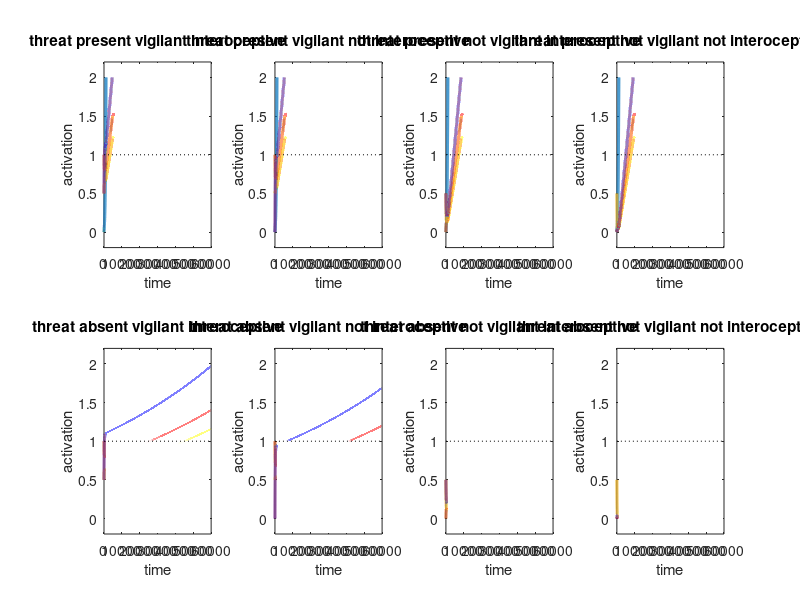

Here is the MATLAB script that generated this plot:
function tstats=dynamical_pc_model(psychstates,graphics)
% conceptual model to show why / how we shut down
% conceptual mechanisms
%   we don't like internal or external pain
%   so we are vigilant for external pain until the internal pain of it becomes too much
%      and we shut down internal pain / experience

if nargin<1, psychstates={'wellregulated'}; end
if nargin<2, graphics=1; end

if ~iscell(psychstates)
  psychstates={psychstates};
end

%comment

global gwmat gstartstate ginstates typetest;

tstats.psychstates=psychstates;
%%%%%%%%%%%%%%%%%%%%%%%%%%%%%%%%%%%%%%%%%%%%%%%%%%%%%%%%
%% initialize the network for healthy and ruminative and BADA people
nodenames={'threat','vigilance','avoidance','interoceptive'};
tstats.nodenames=nodenames;
% over the diagonal is feed forward
% under the diagonal is feed backward
%healthywmat=[ 1        .5        0        0   ;   % external threat
%              0         1       .5        0   ;   % Salience/vigilance/rum
%	          -1       -.5        1        0   ;   % avoidance/control
%              0        .5        0.3      1  ];   % interoception

momentum=.001;
timelimit=60000;
stimtime=60000;
noisemag=0;
%decvec=[0 -.0002 -.0002 0]; % natural decay in absence of stimuli
decvec=[0 0 0 0];
%noisemag=0.0001; % tiny noise completely changes the network - adds threat
                  % where there is none

%%%%%%%%%%%%%%%%%%%%%%%%%%%%%%%%%%%%%%%%%%%%%%%%%%%%%%%%%%%%%%%%
%% states we will model

% where we start - there should be eight combinations of possible scenarios
% because we have three different variables: so 2^3 = 8

startstate=[0  1  0.5  0.5 ; % threat present vigilant int
 	        0  1  0.5  0   ; % threat present vigilant not int
	        0  0  0.5  0.5 ; % threat present not vigilant int
	        0  0  0.5    0 ; % threat present not vigilant not int
            0  1  0.5  0.5 ; % threat absent vigilant int
	        0  1  0.5    0 ; % threat absent vigilant not int
            0  0  0.5  0.5 ; % threat absent not vigilant int
            0  0  0.5    0 ]; % threat absent not vigilant not int

instates=[.1 0 0 0 ; % threat present vigilant int
	      .1 0 0 0 ; % threat present vigilant not int
	      .1 0 0 0 ; % threat present not vigilant int
	      .1 0 0 0 ; % threat present vigilant
           0 0 0 0 ; % threat present not vigilant not int
	       0 0 0 0 ; % threat absent vigilant int
           0 0 0 0 ; % threat absent not vigilant int
           0 0 0 0 ]; % threat absent not vigilant not int

% used to denote what type of stimulus user is presented...
% criticism indicates that they will recieve threat at beginning and
% halfway through recording
type = 'standard';

% where we start
% startstate=[0  0  0.5  0.5 ; % threat absent not vigilant w int
%  	        0  0  0.5  0.5 ; % threat present not vigilant w int
% 	        0  1  0.5  0.5 ; % threat absent vigilant w int
% 	        0  1  0.5    0 ; % threat present vigilant w/o int
%             0  0  0.5    0 ; % threat absent vigilant w/o int
% 	        0  0  0.5    0 ]; % threat present vigilant w/o int

% what comes in
% instates= [0 0 0 0 ; % threat absent not vigilant
% 	      .1 0 0 0 ; % threat present not vigilant
% 	       0 0 0 0 ; % threat absent vigilant
% 	      .1 0 0 0 ; % threat present vigilant
%            0 0 0 0 ; % threat absent vigilant
% 	      .1 0 0 0 ]; % threat present vigilant


instatenames={'threat present vigilant interoceptive','threat present vigilant not interoceptive','threat present not vigilant interoceptive','threat present not vigilant not interoceptive', 'threat absent vigilant interoceptive', 'threat absent vigilant not interoceptive','threat absent not vigilant interoceptive', 'threat absent not vigilant not interoceptive'};
%%%%%%%%%%%%%%%%%%%%%%%%%%%%%%%%%%%%%%%%%%%%%%%%%%%%%%%
wthreatthreat=[1 1];
wthreatvigilance=[1 2];
wthreatavoid=[1 3];
wvigilancethreat=[2 1];
wvigilancevigilance=[2 2];
wvigilanceavoid=[2 3];
wavoidthreat=[3 1];
wavoidvigilance=[3 2];
wavoidavoid=[3 3];
        % TO THESE NETWORKS
wmat=[  .9        .15        0       0   ;   % external threat
   	     0         .9      .25      .25   ;   % vigilance/salience       % FROM THESE NETWORKS
	  -.25       -.04       .9    -.1   ;   % avoidance/control
         0        .25       .15     .9  ];   % interoception

wmat = [3.70145616563835,0.136906283054430,0.0115174868162189,-0.0294855359910754;
-0.00988584731411681,-1.71513363284323,5.19167529558525,6.51258811638633;
-0.0539579351498396,0.430802569672914,-9.33536831616034,1.29183903769569;
0.0267840673917464,1.68446897618756,2.38239390778934,-4.37898982259990];

for statenum=1:length(psychstates)
  statetouse=psychstates{statenum};
  switch statetouse
   case 'reactive'
    % clearly that is fairly extreme
    % suppose we want sustained low level vigilance, just enough control
    wmat(1,2)=.6; % increase threat-vigilance
   case 'depressed' % low prefrontal inhibition
    wmat(2,3)=.05; % decrease vigilance->avoidance
   case 'ruminative'
    wmat(2,2)=1; % increase autoconnectivity of vigilance
   case 'avoidant'
    wmat(2,3)=.4;
   case 'noisy' % same as reactive but with noise
    noisemag=.00005;
   case 'lowperceive'
    wmat(1,2)=.015;
   case 'lowvigilant'
    wmat(2,2)=.5;
   case 'overcontrol'
    wmat(2,3)=.4;
   case 'wellregulated'
   case 'useglobals'
    wmat=gwmat; startstate=gstartstate; instates=ginstates; type = typetest;
  end
end

tstats.wmat=wmat;



%%%%%%%%%%%%%%%%%%%%%%%%%%%%%%%%%%%%%%%%%%%%%%%%%%%%%%%%%%
%% Show the network's behavior


% healthy matrix
if graphics, figure(1); clf; end
for instate=1:size(instates,1)
  percept=squeeze(3.*momentum.*instates(instate,:));
  noisevec=noisemag.*(randn(1,length(percept))-.5);
  invec(1,:)=startstate(instate,:);
  for time=2:timelimit
    if time==(stimtime/2) && (strcmp(type,'criticism'))
        criticism = [0.5 0 0 0];
        disp(slimit(decvec+noisevec+percept+(1-momentum).*invec(time-1,:)+(momentum.*((wmat'*invec(time-1,:)'))')))
        disp(slimit(decvec+noisevec+percept+(1-momentum).*invec(time-1,:)+(momentum.*((wmat'*invec(time-1,:)'))') + criticism))
        invec(time,:)=slimit(decvec+noisevec+percept+(1-momentum).*invec(time-1,:)+(momentum.*((wmat'*invec(time-1,:)'))') + criticism);
    elseif time<stimtime
      invec(time,:)=slimit(decvec+noisevec+percept+(1-momentum).*invec(time-1,:)+(momentum.*((wmat'*invec(time-1,:)'))'));
    else
      invec(time,:)=slimit(decvec+noisevec+(1-momentum).*invec(time-1,:)+(momentum.*((wmat'*invec(time-1,:)'))'));
    end
  end
  if graphics
    subplot(2,4,instate);
    plotinvec(invec,timelimit);
    title(instatenames{instate});
    allinvecs(instate,:,:)=invec;
  end
  % rows of proptime are the different possible states('no threat vigilant
  % interoceptive', etc.). Columns are each network (executive, interoceptive, etc) 
  for nodenum=1:size(invec,2)
    tstats.proptime0(instate,nodenum)=length(find(invec(:,nodenum)==0))./size(invec,1); %proportion of time in 0
    tstats.proptime1(instate,nodenum)=length(find(invec(:,nodenum)>1))./size(invec,1); % proportion of time in 1
    tstats.proptime2(instate,nodenum)=length(find(invec(:,nodenum)==2))./size(invec,1); % proportion of time at 2
    tstats.AUC(instate,nodenum)=sum(invec(:,nodenum))./size(invec,1);
  end
  
end
%legend(nodenames);
tstats.invec=invec;
%%%%%%%%%%%%%%%%%%%%%%%%%%%%%%%%%%%%%%
% implementing hard limit in which there is a high upper threshold on activation in the model
% and a low limit on negative activation (inhibition). This is neurally feasible as it represents 
% neural systems in which there is a low basal firing rate which can decrease somewhat but once a 
% neuron stops firing there is nowhere lower for it to go

function[logval]=slimit(x,thresh,negthresh) 
    if nargin<2, thresh=2; end
    if nargin<3, negthresh=0; end % was -.75
    logval=min(max(x,negthresh),thresh);
end

%%%%%%%%%%%%%%%%%%%%%%%%%%%%%%%%%%%%%%%
% function that plots out the network
function plotinvec(net,timelimit)
    if nargin<2, timelimit=size(net,2); end
    h=plot(net);
    set(h,'LineWidth',2.14);
    xlabel('time');
    ylabel('activation');
    hold on
    plot([0 timelimit],[1 1],'k:');
    axis([0 timelimit -.2 2.2]);
end

end

function time_data=interoceptive_update(time_data, t, dt, u)
    phi = time_data(1,t);
    epsilon_p = time_data(2,t);
    epsilon_u = time_data(3,t);
    sigma_p = time_data(4,t);
    sigma_u = time_data(5,t);
    v_p = time_data(6,t);
    
    % here we run a mini simulation that allows the insula to converge on
    % the most likely value for the incoming data.
    % Then, we update the time_data matrix at the next timestep with all
    % the values that were converged to at the end of the mini sim
    
    num_steps = 75;
    converge_data = zeros(6,num_steps);
    
    for currtime=1:(num_steps-1)
        phi=phi + dt * (epsilon_u * 2 * phi - epsilon_p);
        converge_data(1,t+1) = phi;
        
        epsilon_p = epsilon_p + dt * epsilon_p_dot(phi, v_p, sigma_p, epsilon_p);
        converge_data(2,currtime+1) = epsilon_p;
        
        epsilon_u = epsilon_u + dt * epsilon_u_dot(u, phi, sigma_u, epsilon_u);
        converge_data(3,currtime+1) = epsilon_u;
        
        sigma_p = sigma_p + dt * sigma_p_dot(epsilon_p, sigma_p);
        converge_data(4,currtime+1) = sigma_p;
    
        sigma_u = sigma_u + dt * sigma_u_dot(epsilon_u, sigma_u);
        converge_data(5,currtime+1) = sigma_u;
    
        v_p = v_p + dt * v_p_dot(epsilon_p);
        converge_data(6,currtime+1) = v_p;
    end
    
    % Finally, update the next timestep in time_data with the most recent values from converge_data
    time_data(1,t+1) = converge_data(1,num_steps-1);
    time_data(2,t+1) = converge_data(2,num_steps-1);
    time_data(3,t+1) = converge_data(3,num_steps-1);
    time_data(4,t+1) = converge_data(4,num_steps-1);
    time_data(5,t+1) = converge_data(5,num_steps-1);
    time_data(6,t+1) = converge_data(6,num_steps-1);
end

% simple functions used for bayesian prediction
function ret=g(phi)
ret = phi^2;
end

function ret=epsilon_p_dot(phi, v_p, sigma, epsilon_p)
ret = phi - v_p - (sigma * epsilon_p);
end

function ret=epsilon_u_dot(u, phi, sigma, epsilon_u)
ret = u - g(phi) - (sigma * epsilon_u);
end

function ret=v_p_dot(epsilon_p)
ret = epsilon_p;
end

function ret=sigma_p_dot(epsilon_p, sigma_p)
ret = (1.0/2.0) * (epsilon_p^2 - (1/sigma_p));
end

function ret=sigma_u_dot(epsilon_u, sigma_u)
ret = (1.0/2.0) * (epsilon_u^2 - (1/sigma_u));
end
